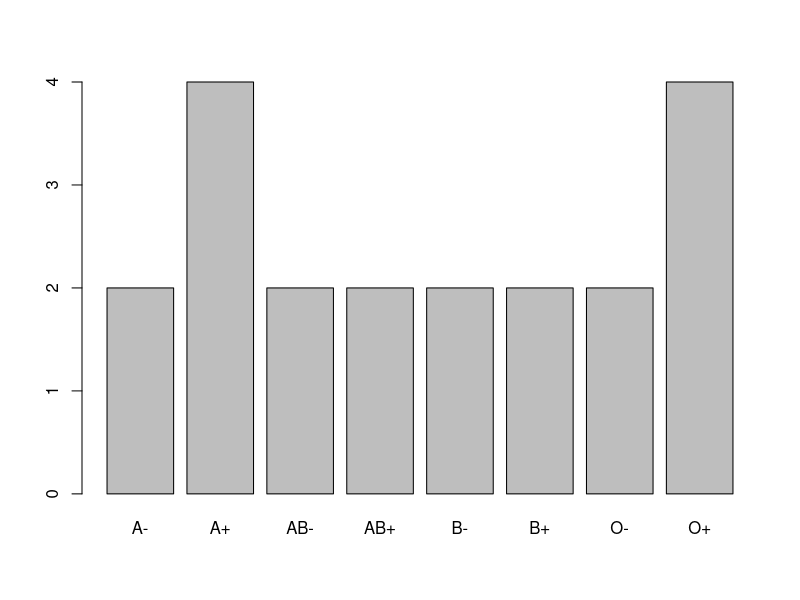
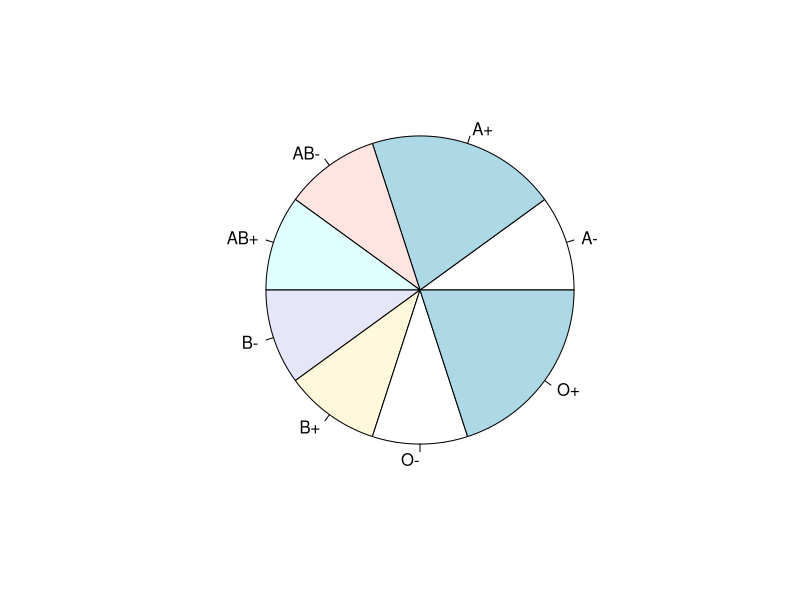
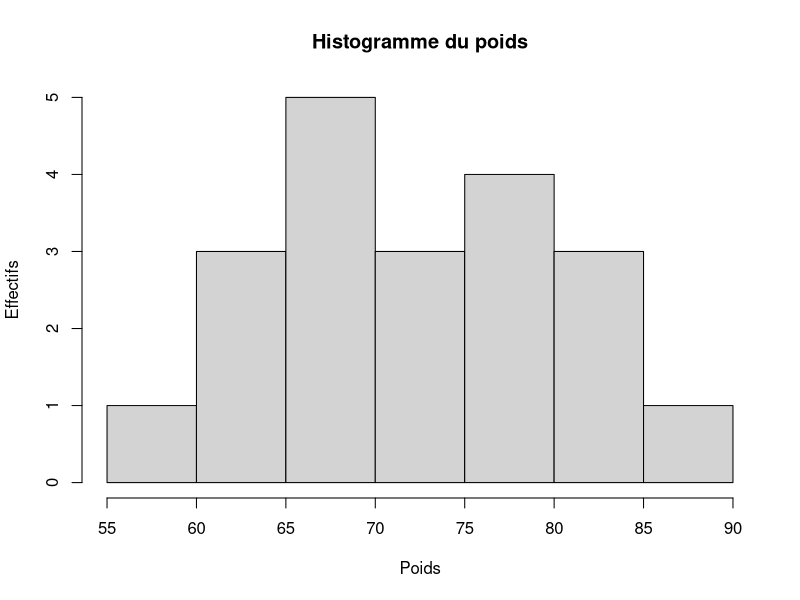
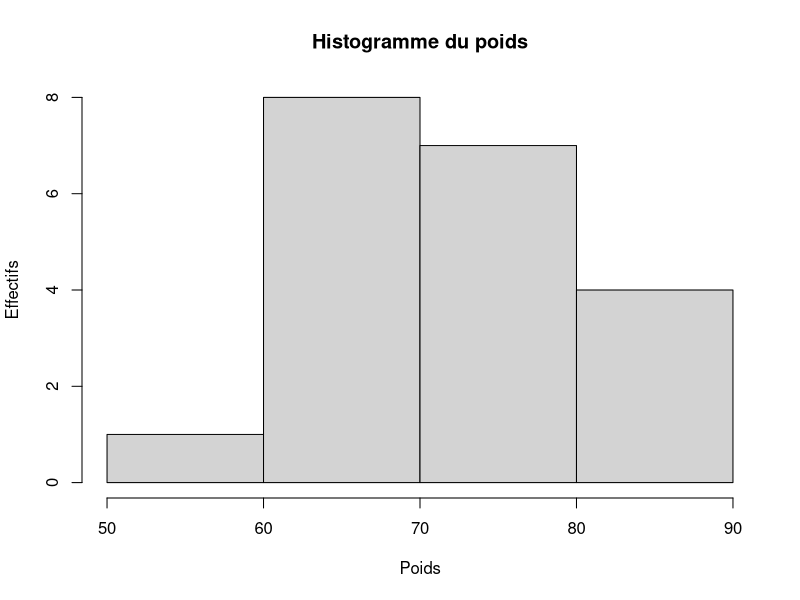
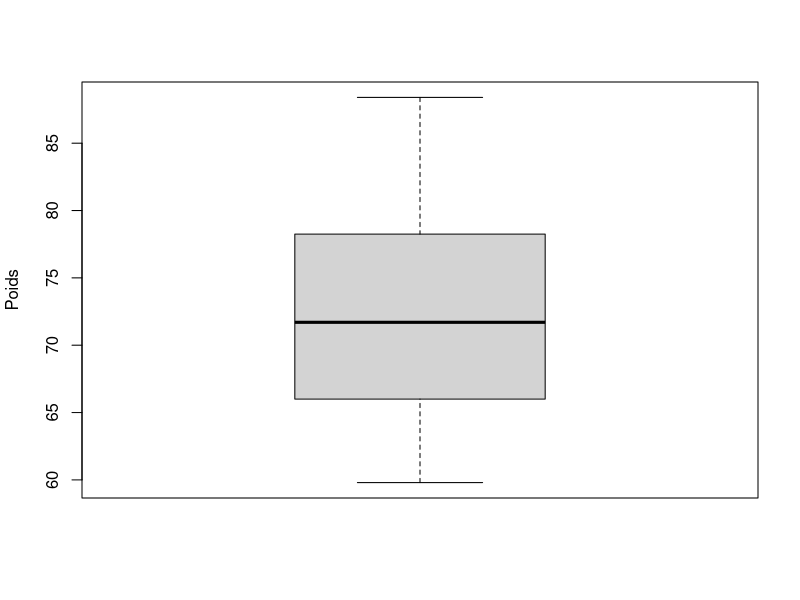
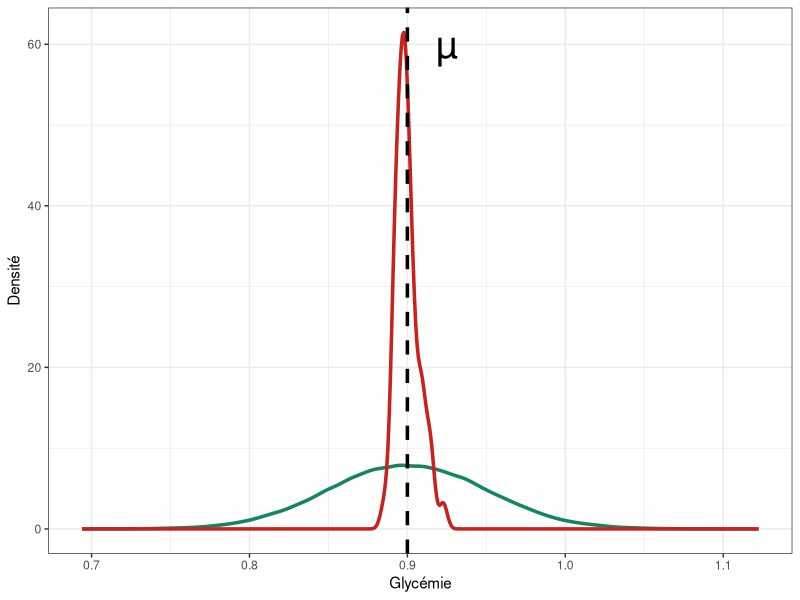
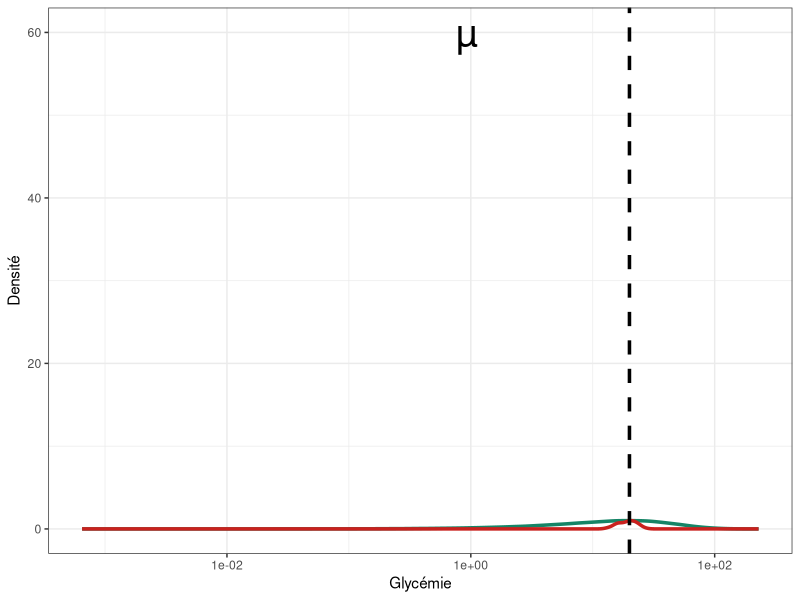
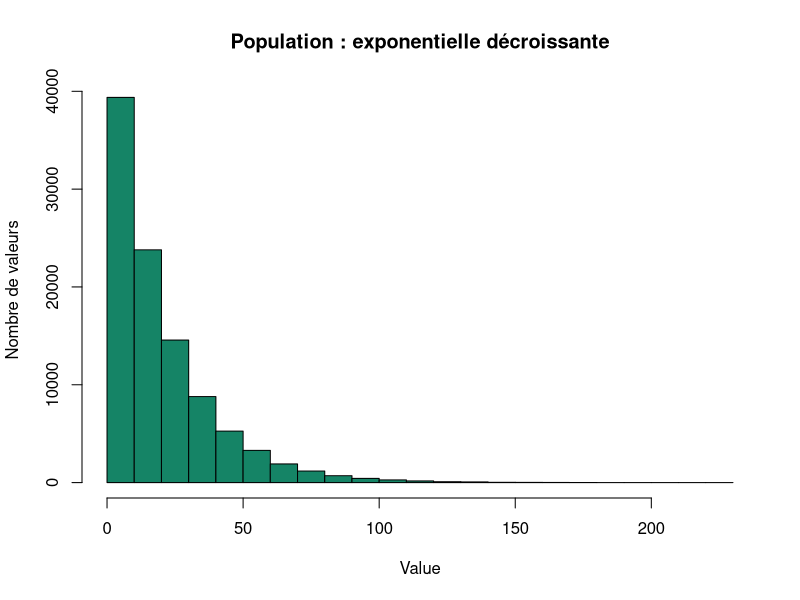

Reproduce these figures in R, in order.
# Packages ---------------------------------------------------------------------
library("ggplot2")

# Make figures -----------------------------------------------------------------

sante = read.csv("exemple-donnees-sante-csv.txt")

table(sante$GroupeSanguin)

barplot(table(sante$GroupeSanguin))

pie(table(sante$GroupeSanguin))

hist(sante$Poids, main = "Histogramme du poids", xlab = "Poids", ylab = "Effectifs")
hist(sante$Poids, main = "Histogramme du poids", xlab = "Poids", ylab = "Effectifs", n = 4)

boxplot(sante$Poids, ylab = "Poids")

# Sampling population versus samples -------------------------------------------

set.seed(20260922)
population = rnorm(1e5, 0.9, 0.05)

n_samples = 50

list_of_means = seq(n_samples) |>
	vapply(\(x) {
		mean(sample(population, size = 40))
	}, 2.5)

ggplot() +
	geom_density(
		data = tibble::enframe(population), aes(value, y = after_stat(density)),
		color = "#158466", linewidth = 1.2
	) +
	geom_density(
		data = tibble::enframe(list_of_means), aes(value, y = after_stat(density)),
		color = "#c9211e", linewidth = 1.2
	) +
	geom_vline(xintercept = 0.9, linetype = 2, linewidth = 1.2) +
	annotate("text", label = "µ", x = 0.925, y = 60, size = 10) +
	theme_bw() +
	labs(x = "Glycémie", y = "Densité")


population = rexp(1e5, 0.05)

n_samples = 50

list_of_means = seq(n_samples) |>
	vapply(\(x) {
		mean(sample(population, size = 40))
	}, 2.5)

ggplot() +
	geom_density(
		data = tibble::enframe(population), aes(value, y = after_stat(scaled)),
		color = "#158466", linewidth = 1.2
	) +
	geom_density(
		data = tibble::enframe(list_of_means), aes(value, y = after_stat(scaled)),
		color = "#c9211e", linewidth = 1.2
	) +
	geom_vline(xintercept = 20, linetype = 2, linewidth = 1.2) +
	annotate("text", label = "µ", x = 0.925, y = 60, size = 10) +
	theme_bw() +
	labs(x = "Glycémie", y = "Densité") +
	scale_x_log10()

hist(population, xlab = "Value", ylab = "Nombre de valeurs", main = "Population : exponentielle décroissante",
		 col = "#158466")

hist(list_of_means, xlab = "Moyenne de l'échantillon", ylab = "Nombre de valeurs", main = "Distribution des moyennes des échantillons", col = "#c9211e")

# Figure intervalle confiance --------------------------------------------------

set.seed(14102025)

library("dplyr")
library("ggplot2")


freq_card = lapply(1:100, \(x) round(rnorm(10, mean = 64, sd = 7)))

freq_ci = freq_card |>
	purrr::map_dfr(
		\(x) t.test(x)[["conf.int"]] |>
			tibble::enframe() |>
			tidyr::pivot_wider(),
		.id = "number"
	) |>
	dplyr::rename(low_ci = `1`, high_ci = `2`) |>
	dplyr::mutate(
		avg = (high_ci + low_ci) / 2,
		contains_true_mean = ifelse(low_ci <= 64 & high_ci >= 64, TRUE, FALSE)
	)

freq_ci |>
	ggplot(aes(y = number)) +
	geom_pointrange(
		aes(x = avg, xmin = low_ci, xmax = high_ci, color = contains_true_mean)
	) +
	geom_vline(xintercept = 64, linetype = 2, color = "darkred", linewidth = 1) +
	scale_color_manual(
		labels = c(`TRUE` = "Oui",     `FALSE` = "Non"),
		values = c(`TRUE` = "#56B4E9", `FALSE` = "#E69F00")
	) +
	lims(x = c(50, 80)) +
	labs(
		x = "Fréquence cardiaque (bpm)",
		y = "Échantillons",
		color = "Contient la vraie valeur de la moyenne"
	) +
	theme_bw(18) +
	theme(
		axis.text.y = element_blank(),
		axis.ticks.y = element_blank(),
		panel.grid = element_blank(),
		legend.position = "top"
	)



# Introduction p-value ---------------------------------------------------------
set.seed(20241015)

medicament = rnorm(20, mean = 10, sd = 1)
placebo    = rnorm(20, mean = 7, sd = 1.5)

df = data.frame(medicament, placebo)

t.test(df$medicament, df$placebo)


# Lecture 2 -------------------------------------------------------------------
set.seed(20251022)

freq_card = round(rnorm(50, mean = 60, sd = 7))

hist(freq_card, main = "Échantillon de Fréquences Cardiaques", xlab = "Fréquence Cardiaque (bpm)", ylab = "Effectifs")
abline(v = 64, lty = 2, col = "darkred", lwd = 2)


hist(rt(10000, 49), n = 100, main = NULL, xlab = NULL, ylab = NULL)
abline(v = -2.8, lty = 2, col = "purple", lwd = 2)

actual_test = t.test(freq_card, mu = 64)

# Quantile-quantile

ko = rnorm(25)
qqnorm(ko, xlab = "Valeurs théoriques", ylab = "Valeur observées",
			 main = "Diagramme Quantile-Quantile")
qqline(ko, col = "darkred", lwd = 2, lty = 2)


ko = rexp(1e2)

qqnorm(ko)
qqline(ko)

ko = runif(1e2)
qqnorm(ko)
qqline(ko)

ko = rnorm(1e2)
qqnorm(ko)
qqline(ko)


qqnorm(freq_card)
qqline(freq_card)

# Test de comparaison de deux échantillons

femmes = round(rnorm(50, mean = 64, sd = 3))
hommes = round(rnorm(50, mean = 62, sd = 3))

new_freq = data.frame(
	values = c(femmes, hommes),
	genre  = rep(c("femmes", "hommes"), each = 50)
)

ggplot(new_freq) +
	geom_density(aes(values, fill = genre), alpha = 2/5) +
	scale_fill_brewer(type = "qual") +
	labs(x = "Fréquence Cardiaque (bpm)", y = "Densité") +
	theme_classic() +
	theme(legend.position = "top")

t.test(femmes, hommes)

var.test(femmes, hommes)

# Comparaison de moyenne appariés

chol_avant = c(111, 116, 114, 115, 119, 123, 108, 106, 112, 107)
chol_apres = c(106, 89, 107, 93, 101, 100, 112, 110, 110, 99)

t.test(chol_avant, chol_apres, paired = TRUE)

t.test(femmes, hommes, alternative = "greater")
